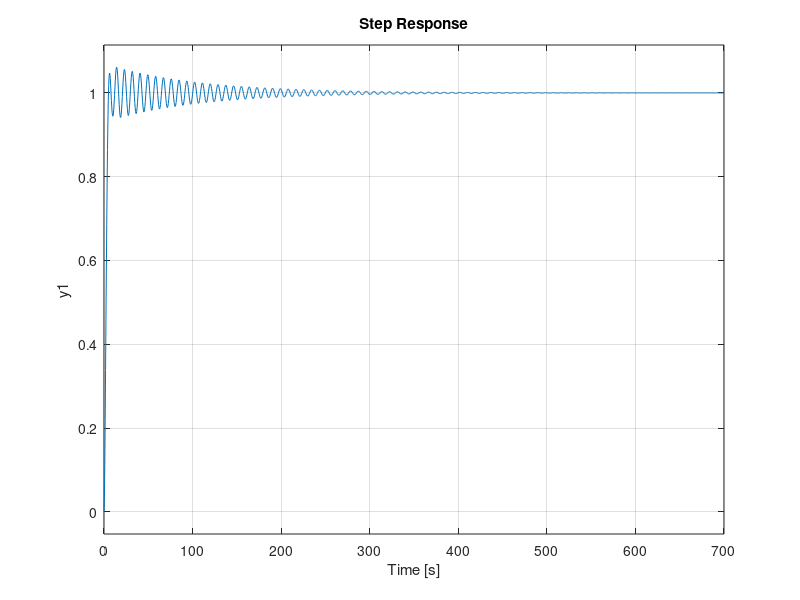

Source code (MATLAB): (Note: this script raises an error after producing the figure.)
% Shishir Khanal
% Recitation-4
% Code to evaluate the sensitivity of system with a gain element & a Notch
% Filter
% Legend:(From Case-2) 
% Plot-1: Open Loop Transfer Function bode Plot
% Plot-2: Closed Loop Sensitivity Plot
% Plot-3: Closed Loop Step Response Plot
%------------------------------------------------


%------------------------------------------------
clc;clear;
%Create a state variable 's'
s = zpk(0,[],1);
% Now using s, we can write transfer function in polynomial form
G = 0.38*(s^2 + 0.1*s + 0.55)/(s*(s+1)*(s^2 + 0.06*s +0.5));

%------------------------------------------------
%Case -1:
%Using feedback to input sensitivity transfer function
%feedback(A(s), B(s)) is for TF = A(s)/(1+A(s)B(s))
%For '1/(1+G(s))'
Sensitivity_Function1 = feedback(1,G);
bode(Sensitivity_Function1)
% -----------------------------------------------

%------------------------------------------------
%Case-2:
%This section plots the 3 graphs for Case-1 
h1 = subplot(3,1,1);
OLTF1 = G;
bode(OLTF1)
title('Open Loop Bode Plot')
hold all
h2 = subplot(3,1,2);
bode(Sensitivity_Function1)
title('Closed Loop Sensitivity')
hold all
h3 = subplot(3,1,3);
StepResponseTF1 = feedback(G,1);
step(StepResponseTF1)
title('Step Response')
hold all
%-----------
% Start Looking from here for Case-2
axes(h1)
k = 0.5;
OLTF2 = k*G;
bode(OLTF2)
axes(h2)
Sensitivity_Function2 = feedback(1, k*G); 
bode(Sensitivity_Function2)
axes(h3)
StepResponseTF2 = feedback(k*G,1);
step(StepResponseTF2)
%-----------------------------------------------

% -----------------------------------------------
%Case-3: 
% Notch Filter Transfer Function
N = (s^2 + 0.7^2)/(s^2 + 0.35*s + 0.49);
axes(h1)
OLTF3 = N*G;
bode(OLTF3)
axes(h2)
Sensitivity_Function3 = feedback(1, N*G);
bode(Sensitivity_Function3)
axes(h3)
StepResponseTF3 =feedback(N*G,1);
step(StepResponseTF3)